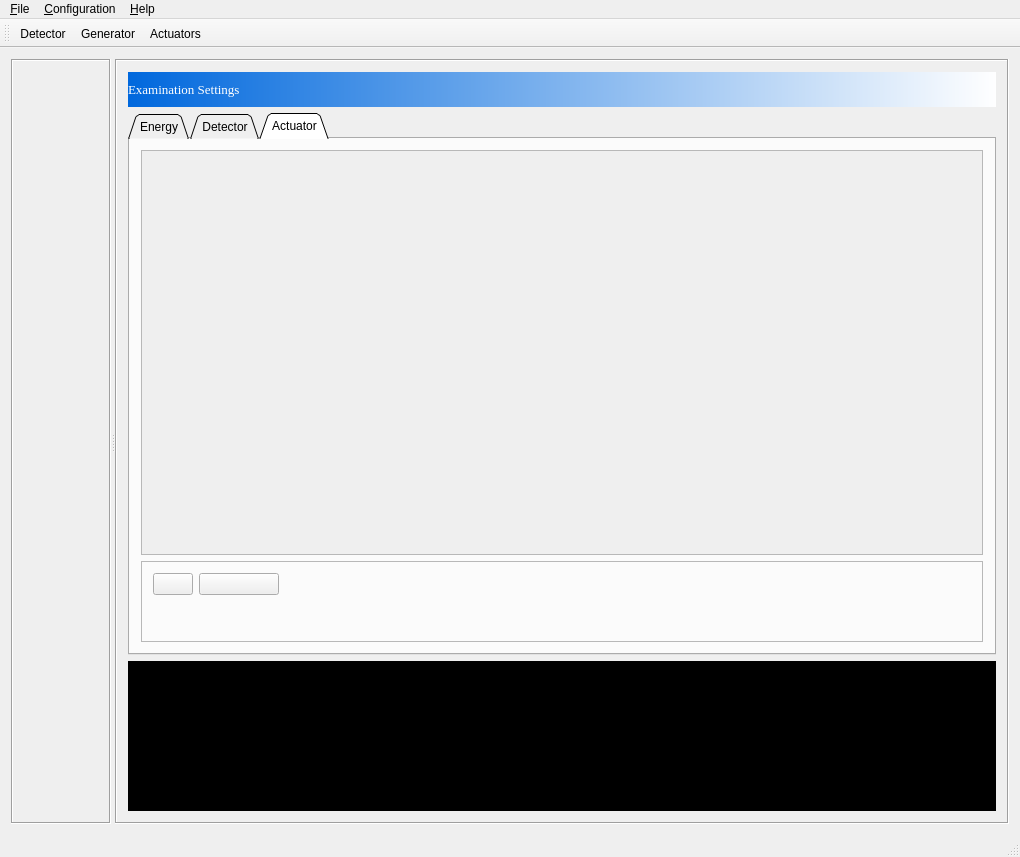
<?xml version="1.0" encoding="UTF-8"?>
<ui version="4.0">
 <class>MainWindow</class>
 <widget class="QMainWindow" name="MainWindow">
  <property name="geometry">
   <rect>
    <x>0</x>
    <y>0</y>
    <width>1020</width>
    <height>857</height>
   </rect>
  </property>
  <property name="windowTitle">
   <string>Simple Scanner</string>
  </property>
  <property name="windowIcon">
   <iconset resource="../resources.qrc">
    <normaloff>:/images/image/fire.png</normaloff>:/images/image/fire.png</iconset>
  </property>
  <widget class="QWidget" name="centralWidget">
   <layout class="QHBoxLayout" name="horizontalLayout">
    <item>
     <widget class="QSplitter" name="splitter">
      <property name="sizePolicy">
       <sizepolicy hsizetype="Expanding" vsizetype="Expanding">
        <horstretch>0</horstretch>
        <verstretch>0</verstretch>
       </sizepolicy>
      </property>
      <property name="minimumSize">
       <size>
        <width>0</width>
        <height>0</height>
       </size>
      </property>
      <property name="orientation">
       <enum>Qt::Horizontal</enum>
      </property>
      <widget class="QFrame" name="displayFrame">
       <property name="sizePolicy">
        <sizepolicy hsizetype="Maximum" vsizetype="Maximum">
         <horstretch>0</horstretch>
         <verstretch>0</verstretch>
        </sizepolicy>
       </property>
       <property name="minimumSize">
        <size>
         <width>100</width>
         <height>0</height>
        </size>
       </property>
       <property name="frameShape">
        <enum>QFrame::Box</enum>
       </property>
       <property name="frameShadow">
        <enum>QFrame::Sunken</enum>
       </property>
       <layout class="QHBoxLayout" name="horizontalLayout_2">
        <item>
         <widget class="QVTKWidget" name="displayWidget"/>
        </item>
       </layout>
      </widget>
      <widget class="QFrame" name="commandFrame">
       <property name="minimumSize">
        <size>
         <width>690</width>
         <height>0</height>
        </size>
       </property>
       <property name="frameShape">
        <enum>QFrame::Box</enum>
       </property>
       <property name="frameShadow">
        <enum>QFrame::Sunken</enum>
       </property>
       <layout class="QVBoxLayout" name="verticalLayout">
        <item>
         <widget class="QLabel" name="titlebarLbl">
          <property name="minimumSize">
           <size>
            <width>0</width>
            <height>35</height>
           </size>
          </property>
          <property name="maximumSize">
           <size>
            <width>16777215</width>
            <height>35</height>
           </size>
          </property>
          <property name="font">
           <font>
            <family>Times New Roman</family>
            <pointsize>10</pointsize>
            <weight>50</weight>
            <bold>false</bold>
           </font>
          </property>
          <property name="styleSheet">
           <string notr="true">background-color: qlineargradient(spread:pad, x1:0, y1:0, x2:1, y2:0, stop:0 rgba(0, 104, 221, 255), stop:1 rgba(255, 255, 255, 255));
color: rgb(255, 255, 255);</string>
          </property>
          <property name="text">
           <string>Examination Settings</string>
          </property>
         </widget>
        </item>
        <item>
         <widget class="QTabWidget" name="settingsContainterTab">
          <property name="maximumSize">
           <size>
            <width>16777215</width>
            <height>16777215</height>
           </size>
          </property>
          <property name="styleSheet">
           <string notr="true"/>
          </property>
          <property name="tabShape">
           <enum>QTabWidget::Triangular</enum>
          </property>
          <property name="currentIndex">
           <number>2</number>
          </property>
          <property name="tabsClosable">
           <bool>false</bool>
          </property>
          <widget class="QWidget" name="energyTab">
           <attribute name="title">
            <string>Energy</string>
           </attribute>
           <layout class="QGridLayout" name="gridLayout">
            <item row="0" column="0">
             <widget class="QScrollArea" name="generatorWidgetScrollArea">
              <property name="verticalScrollBarPolicy">
               <enum>Qt::ScrollBarAsNeeded</enum>
              </property>
              <property name="sizeAdjustPolicy">
               <enum>QAbstractScrollArea::AdjustToContents</enum>
              </property>
              <property name="widgetResizable">
               <bool>false</bool>
              </property>
              <widget class="QWidget" name="scrollAreaWidgetContents">
               <property name="geometry">
                <rect>
                 <x>0</x>
                 <y>0</y>
                 <width>479</width>
                 <height>384</height>
                </rect>
               </property>
              </widget>
             </widget>
            </item>
           </layout>
          </widget>
          <widget class="QWidget" name="detectorTab">
           <attribute name="title">
            <string>Detector</string>
           </attribute>
           <layout class="QGridLayout" name="gridLayout_3">
            <item row="0" column="0">
             <widget class="QScrollArea" name="detectorWidgetScrollArea">
              <property name="widgetResizable">
               <bool>true</bool>
              </property>
              <widget class="QWidget" name="scrollAreaWidgetContents_2">
               <property name="geometry">
                <rect>
                 <x>0</x>
                 <y>0</y>
                 <width>871</width>
                 <height>518</height>
                </rect>
               </property>
              </widget>
             </widget>
            </item>
           </layout>
          </widget>
          <widget class="QWidget" name="actuatorTab">
           <attribute name="title">
            <string>Actuator</string>
           </attribute>
           <layout class="QVBoxLayout" name="verticalLayout_6">
            <item>
             <widget class="QScrollArea" name="actuatorWidgetscrollArea">
              <property name="frameShadow">
               <enum>QFrame::Sunken</enum>
              </property>
              <property name="widgetResizable">
               <bool>true</bool>
              </property>
              <widget class="QWidget" name="scrollAreaWidgetContents_3">
               <property name="geometry">
                <rect>
                 <x>0</x>
                 <y>0</y>
                 <width>871</width>
                 <height>432</height>
                </rect>
               </property>
              </widget>
             </widget>
            </item>
            <item>
             <widget class="QFrame" name="exposureCommandButtonsFrame">
              <property name="minimumSize">
               <size>
                <width>170</width>
                <height>81</height>
               </size>
              </property>
              <property name="maximumSize">
               <size>
                <width>16777215</width>
                <height>16777215</height>
               </size>
              </property>
              <property name="frameShape">
               <enum>QFrame::StyledPanel</enum>
              </property>
              <property name="frameShadow">
               <enum>QFrame::Sunken</enum>
              </property>
              <layout class="QFormLayout" name="formLayout">
               <item row="0" column="0">
                <widget class="QPushButton" name="startBtn">
                 <property name="sizePolicy">
                  <sizepolicy hsizetype="Expanding" vsizetype="Preferred">
                   <horstretch>0</horstretch>
                   <verstretch>0</verstretch>
                  </sizepolicy>
                 </property>
                 <property name="maximumSize">
                  <size>
                   <width>80</width>
                   <height>80</height>
                  </size>
                 </property>
                 <property name="text">
                  <string/>
                 </property>
                 <property name="icon">
                  <iconset resource="../resources.qrc">
                   <normaloff>:/images/image/start.ico</normaloff>:/images/image/start.ico</iconset>
                 </property>
                 <property name="iconSize">
                  <size>
                   <width>64</width>
                   <height>64</height>
                  </size>
                 </property>
                </widget>
               </item>
               <item row="0" column="1">
                <widget class="QPushButton" name="stopBtn">
                 <property name="minimumSize">
                  <size>
                   <width>0</width>
                   <height>0</height>
                  </size>
                 </property>
                 <property name="maximumSize">
                  <size>
                   <width>80</width>
                   <height>80</height>
                  </size>
                 </property>
                 <property name="text">
                  <string/>
                 </property>
                 <property name="icon">
                  <iconset resource="../resources.qrc">
                   <normaloff>:/images/image/stop.ico</normaloff>:/images/image/stop.ico</iconset>
                 </property>
                 <property name="iconSize">
                  <size>
                   <width>64</width>
                   <height>64</height>
                  </size>
                 </property>
                </widget>
               </item>
              </layout>
             </widget>
            </item>
           </layout>
          </widget>
         </widget>
        </item>
        <item>
         <widget class="QTextBrowser" name="textBrowser">
          <property name="maximumSize">
           <size>
            <width>16777215</width>
            <height>150</height>
           </size>
          </property>
          <property name="styleSheet">
           <string notr="true">
background-color: rgb(0, 0, 0);
color: rgb(0, 255, 0);</string>
          </property>
          <property name="html">
           <string>&lt;!DOCTYPE HTML PUBLIC &quot;-//W3C//DTD HTML 4.0//EN&quot; &quot;http://www.w3.org/TR/REC-html40/strict.dtd&quot;&gt;
&lt;html&gt;&lt;head&gt;&lt;meta name=&quot;qrichtext&quot; content=&quot;1&quot; /&gt;&lt;style type=&quot;text/css&quot;&gt;
p, li { white-space: pre-wrap; }
&lt;/style&gt;&lt;/head&gt;&lt;body style=&quot; font-family:'MS Shell Dlg 2'; font-size:8pt; font-weight:400; font-style:normal;&quot;&gt;
&lt;p style=&quot;-qt-paragraph-type:empty; margin-top:0px; margin-bottom:0px; margin-left:0px; margin-right:0px; -qt-block-indent:0; text-indent:0px; font-size:7.8pt;&quot;&gt;&lt;br /&gt;&lt;/p&gt;&lt;/body&gt;&lt;/html&gt;</string>
          </property>
         </widget>
        </item>
       </layout>
      </widget>
     </widget>
    </item>
   </layout>
  </widget>
  <widget class="QMenuBar" name="menuBar">
   <property name="geometry">
    <rect>
     <x>0</x>
     <y>0</y>
     <width>1020</width>
     <height>17</height>
    </rect>
   </property>
   <widget class="QMenu" name="menu_File">
    <property name="title">
     <string>&amp;File</string>
    </property>
    <addaction name="action_Open"/>
    <addaction name="action_Save"/>
    <addaction name="action_Exit"/>
   </widget>
   <widget class="QMenu" name="menuConfiguration">
    <property name="title">
     <string>&amp;Configuration</string>
    </property>
    <addaction name="action_Detector"/>
    <addaction name="action_Generator"/>
    <addaction name="action_Actuators"/>
   </widget>
   <widget class="QMenu" name="menuHelp">
    <property name="title">
     <string>&amp;Help</string>
    </property>
    <addaction name="action_About"/>
   </widget>
   <addaction name="menu_File"/>
   <addaction name="menuConfiguration"/>
   <addaction name="menuHelp"/>
  </widget>
  <widget class="QToolBar" name="mainToolBar">
   <property name="toolButtonStyle">
    <enum>Qt::ToolButtonTextUnderIcon</enum>
   </property>
   <attribute name="toolBarArea">
    <enum>TopToolBarArea</enum>
   </attribute>
   <attribute name="toolBarBreak">
    <bool>false</bool>
   </attribute>
   <addaction name="action_Detector"/>
   <addaction name="action_Generator"/>
   <addaction name="action_Actuators"/>
  </widget>
  <widget class="QStatusBar" name="statusBar"/>
  <action name="action_Open">
   <property name="text">
    <string>&amp;Open</string>
   </property>
  </action>
  <action name="action_Save">
   <property name="text">
    <string>&amp;Save</string>
   </property>
  </action>
  <action name="action_Exit">
   <property name="text">
    <string>&amp;Exit</string>
   </property>
  </action>
  <action name="action_Detector">
   <property name="icon">
    <iconset resource="../resources.qrc">
     <normaloff>:/images/image/detector.png</normaloff>:/images/image/detector.png</iconset>
   </property>
   <property name="text">
    <string>&amp;Detector</string>
   </property>
  </action>
  <action name="action_Generator">
   <property name="icon">
    <iconset resource="../resources.qrc">
     <normaloff>:/images/image/generator.png</normaloff>:/images/image/generator.png</iconset>
   </property>
   <property name="text">
    <string>&amp;Generator</string>
   </property>
  </action>
  <action name="action_Actuators">
   <property name="icon">
    <iconset resource="../resources.qrc">
     <normaloff>:/images/image/actuator.png</normaloff>:/images/image/actuator.png</iconset>
   </property>
   <property name="text">
    <string>&amp;Actuators</string>
   </property>
  </action>
  <action name="action_About">
   <property name="text">
    <string>&amp;About</string>
   </property>
  </action>
 </widget>
 <layoutdefault spacing="6" margin="11"/>
 <customwidgets>
  <customwidget>
   <class>QVTKWidget</class>
   <extends>QWidget</extends>
   <header>QVTKWidget.h</header>
  </customwidget>
 </customwidgets>
 <resources>
  <include location="../resources.qrc"/>
 </resources>
 <connections/>
</ui>
